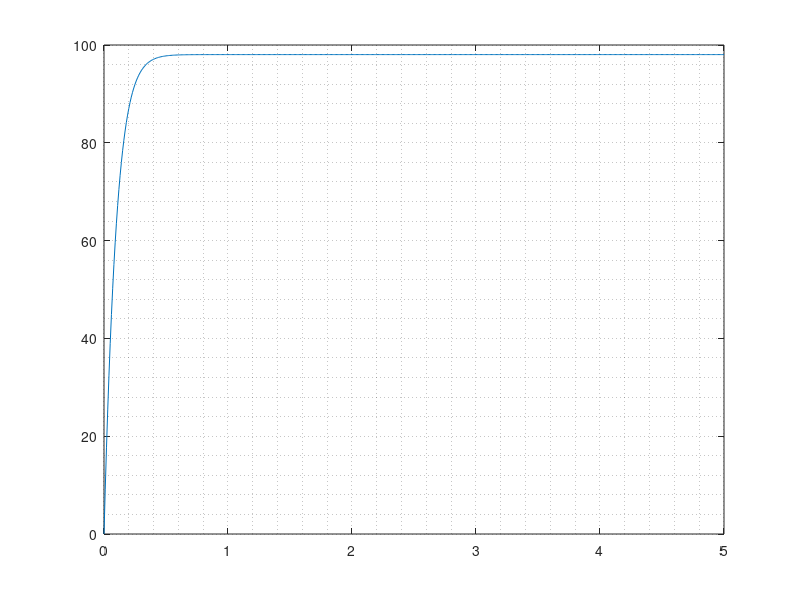

Source code (MATLAB):
% easysim.m: Simulates digital control of continuous-time system
% without needing Matlab's Control System Toolbox. Uses only
% Euler's approximation. Runs in Matlab and GNU Octave. User
% needs to convert plant and controller TFs to SS.   
%
% PRECONDITIONS: Tp < Tc/10; Tc < Tmin/10. Here, Tmin is the
% smallest time constant of the CL system.  
%-------------------------------------------------------------

clc; clear all; close all;
%pkg load control
% pkg load signal

% ------------ Begin declarations ----------------------------

% Plant transfer function K/(s+w)
K = 39.3*17.6991; w = 17.6991;
% State space model of plant is 
%
% xpdot = -w*xp + up;
% yp = K*xp;
%
% The suffix ``p'' represents plant.

% Controller will sample plant states every Tc seconds  
Tc = 0.01;
% We will control the plant for tcfin seconds
tcfin = 5; 

% Step size Tp used for numerical integration of plant 
% differential equation using Euler's approximation.
Tp = 0.00001;
% We will numerically integrate plant differential
% equation for Tc seconds.   

% Controller TF is Cs = (Kp*s+Ki)/s
Kp = 0.11;
Ki = 1.737;
% State-space model of controller is 
%
% xcdot = uc;
% yc = Ki*xc + Kp*uc;
%
% The suffix ``c'' represents controller.
a = 1 - 0.2*Tc; b = Tc;
c = 0.2516; d = 0.0144;


%------ Declarations complete ---- Start simulation --------


% Continuous-time plant discrete-time controller

sd = 100;    % Desired motor speed in rad/sec. 
sa(1) = 0;   % Initial actual speed (sa = yp).
xc(1) = 0;   % Initial state of controller. 
yc(1) = 0;   % Intial output of controller.
xp(1) = 0;   % Initial state of plant.
for k = 1:tcfin/Tc
  uc(k) = sd - sa(k);
  xc(k+1) = a*xc(k) + b*uc(k);
  yc(k) = c*xc(k) + d*uc(k);
  % Hold last sample of controller output:
  up = yc(k); 
  % Numerically integrate plant equation holding the last
  % controller output as the input to the plant.
  
  for i = 1:Tc/Tp-1
    xp = (1-Tp*w)*xp + Tp*up;
    % This is the equation
    % xp(k+1) = (1-Tp*w)*xp(k) + Tp*up;
  end
  yp(k) = K*xp;
  sa(k+1) = yp(k);
end

t = (0:tcfin/Tc)*Tc;
plot(t,sa); grid(gca,'minor');
%print -depsc Tc0-0001.eps